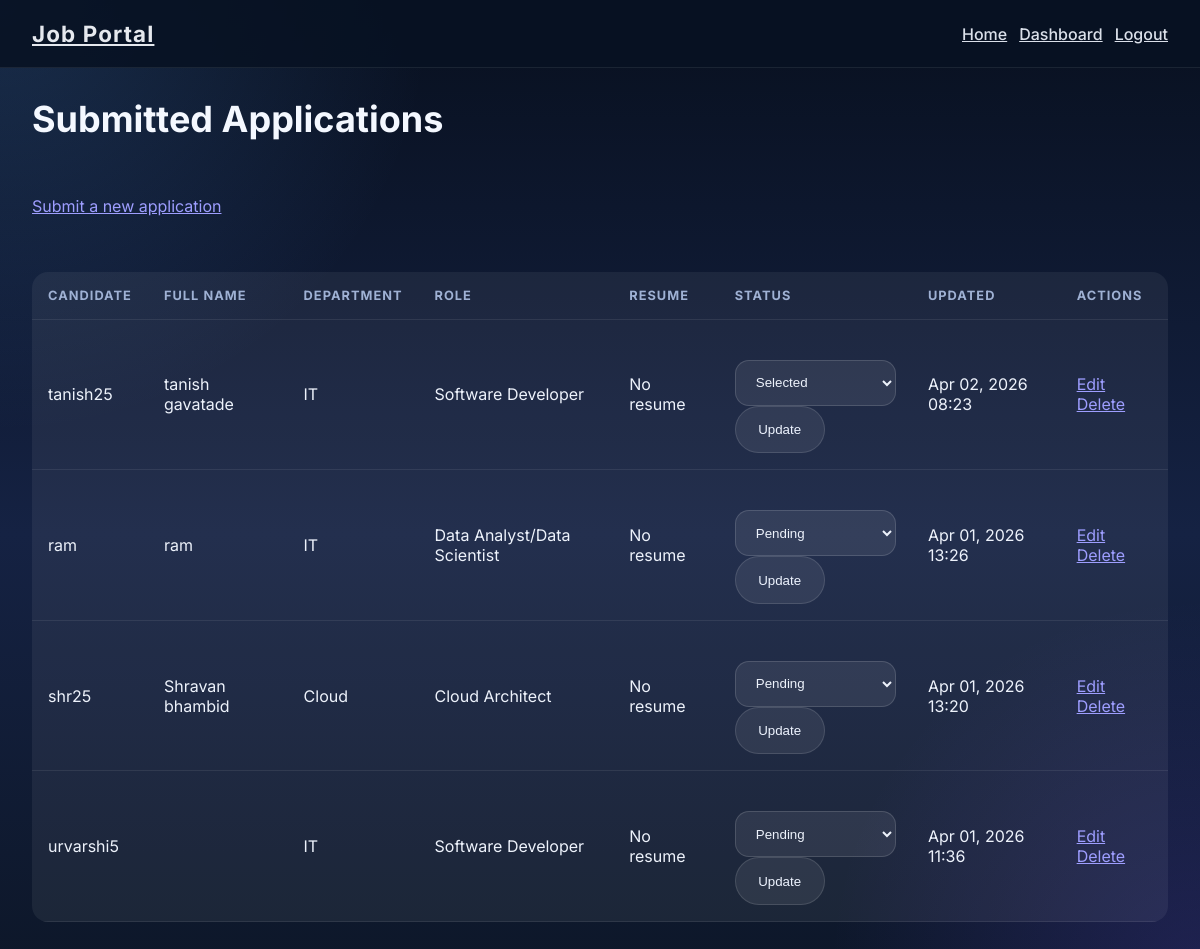
/app2/applications/ (signed in), run on the app's committed database.
### app2/models.py (models this page shows, shortened)
class App2Data(models.Model):
    user = models.ForeignKey(
        User,
        on_delete=models.CASCADE,
        related_name='applications',
        db_column='user_id',
    )
    full_name = models.CharField(max_length=200, blank=True, default='')
    email = models.EmailField(blank=True, default='')
    phone = models.CharField(max_length=30, blank=True, default='')
    department = models.CharField(
        max_length=20,
        choices=DEPARTMENT_CHOICES,
        blank=True,
        default=DEPARTMENT_IT,
    )
    role = models.CharField(
        max_length=40,
        choices=ROLE_CHOICES,
        blank=True,
        default='Software Developer',
    )
    resume = models.FileField(upload_to='resumes/', blank=True, null=True)
    status = models.CharField(max_length=20, choices=STATUS_CHOICES, default=STATUS_PENDING)
    created_at = models.DateTimeField(auto_now_add=True)
    updated_at = models.DateTimeField(auto_now=True)
    class Meta:
        unique_together = ('user', 'department', 'role')
        ordering = ['-created_at']

### app2/views.py (the view)
# urls.py: path('applications/', views.App2DataListView.as_view(), name='app2-list'),
class App2DataListView(LoginRequiredMixin, ListView):
    model = App2Data
    template_name = 'app2/list.html'
    context_object_name = 'items'
    def get_queryset(self):
        queryset = super().get_queryset()
        if self.request.user.groups.filter(name__in=['admin', 'hr']).exists() or self.request.user.is_superuser:
            return queryset.order_by('-updated_at')
        return queryset.filter(user=self.request.user).order_by('-updated_at')
    def get_context_data(self, **kwargs):
        context = super().get_context_data(**kwargs)
        context['can_update_status'] = self.request.user.groups.filter(name__in=['admin', 'hr']).exists() or self.request.user.is_superuser
        context['status_choices'] = STATUS_CHOICES
        return context

### app2/templates/app2/list.html (shortened to what this page needs)
{% extends 'mainapp/base.html' %}
{% block content %}
<h2>Submitted Applications</h2>
<p><a href="{% url 'app2-apply' %}">Submit a new application</a></p>
{% if items %}
    <table>
        <thead>
            <tr>
                <th>Candidate</th>
                <th>Full Name</th>
                <th>Department</th>
                <th>Role</th>
                <th>Resume</th>
                <th>Status</th>
                <th>Updated</th>
                <th>Actions</th>
            </tr>
        </thead>
        <tbody>
            {% for item in items %}
                <tr>
                    <td>{{ item.user.username }}</td>
                    <td>{{ item.full_name }}</td>
                    <td>{{ item.department }}</td>
                    <td>{{ item.role }}</td>
                    <td>
                        {% if item.resume %}
                            <a class="button secondary" href="{{ item.resume.url }}" target="_blank" rel="noopener">View Resume</a>
                        {% else %}
                            No resume
                        {% endif %}
                    </td>
                    <td>
                        {% if can_update_status %}
                            <form method="post" action="{% url 'app2-update-status' item.pk %}">
                                <select class="status-select" name="status">
                                    {% for value,label in status_choices %}
                                        <option value="{{ value }}" {% if item.status == value %}selected{% endif %}>{{ label }}</option>
                                    {% endfor %}
                                </select>
                                <button type="submit" class="button secondary">Update</button>
                            </form>
                        {% else %}
                            <span class="status-badge {{ item.status|default:'Pending' }}">{{ item.status }}</span>
                        {% endif %}
                    </td>
                    <td>{{ item.updated_at|date:'M d, Y H:i' }}</td>
                    <td>
                        <a href="{% url 'app2-edit' item.pk %}">Edit</a>
                        <a href="{% url 'app2-delete' item.pk %}">Delete</a>
                    </td>
                </tr>
            {% endfor %}
        </tbody>
    </table>
{% else %}
    <p>No applications yet.</p>
{% endif %}
{% endblock %}

### mainapp/templates/mainapp/base.html (style rules this page uses)
:root { color-scheme: dark; --bg: #0d1729; --surface: rgba(255,255,255,.08); --surface-strong: rgba(255,255,255,.12); --text: #edf2fb; --muted: #9fb1d4; --primary: #5fa7ff; --primary-strong: #80bdff; --border: rgba(255,255,255,.12); }
* { box-sizing: border-box; }
body { margin: 0; min-height: 100vh; background: radial-gradient(circle at top left, rgba(95,167,255,.18), transparent 28%), radial-gradient(circle at bottom right, rgba(112,81,255,.18), transparent 24%), linear-gradient(180deg, #08101f 0%, #152243 55%, #0d1729 100%); color: var(--text); font-family: 'Inter', system-ui, sans-serif; }
h1, h2, h3, h4 { margin: 0; color: #f4f8ff; line-height: 1.1; }
h2 { margin-bottom: 1rem; font-size: clamp(1.9rem, 3vw, 2.4rem); }
table { width: 100%; border-collapse: collapse; margin-top: 1rem; background: rgba(255,255,255,.06); border-radius: 16px; overflow: hidden; }
th, td { padding: 1rem; text-align: left; border-bottom: 1px solid rgba(255,255,255,.08); color: var(--text); }
th { color: var(--muted); font-size: 0.8rem; text-transform: uppercase; letter-spacing: .08em; }
.button, button { display: inline-flex; align-items: center; justify-content: center; padding: 0.95rem 1.4rem; border-radius: 999px; border: none; background: linear-gradient(135deg, var(--primary), var(--primary-strong)); color: #fff; cursor: pointer; text-decoration: none; transition: transform .2s ease, box-shadow .2s ease; }
form { margin-top: 1rem; }
input, textarea, select { width: 100%; padding: 0.95rem 1rem; border-radius: 16px; border: 1px solid rgba(255,255,255,.18); background: rgba(255,255,255,.08); color: #f4f8ff; margin-top: 0.5rem; outline: none; transition: border-color 0.2s ease, box-shadow 0.2s ease, background 0.2s ease; }
.button.secondary { background: rgba(255,255,255,.08); color: #eef4ff; border: 1px solid rgba(255,255,255,.12); }
.status-select { width: 100%; padding: 0.85rem 1rem; border-radius: 14px; background: rgba(255,255,255,.08); border: 1px solid rgba(255,255,255,.14); color: var(--text); }

### data on the page
App2Data: user.username "tanish25", full_name "tanish gavatade", department "IT", role "Software Developer", resume "No resume", status "Selected", updated_at "Apr 02, 2026 08:23"
App2Data: user.username "ram", full_name "ram", department "IT", role "Data Analyst/Data Scientist", resume "No resume", status "Pending", updated_at "Apr 01, 2026 13:26"
App2Data: user.username "shr25", full_name "Shravan bhambid", department "Cloud", role "Cloud Architect", resume "No resume", status "Pending", updated_at "Apr 01, 2026 13:20"
App2Data: user.username "urvarshi5", department "IT", role "Software Developer", shows "No resume", status "Pending", updated_at "Apr 01, 2026 11:36"
